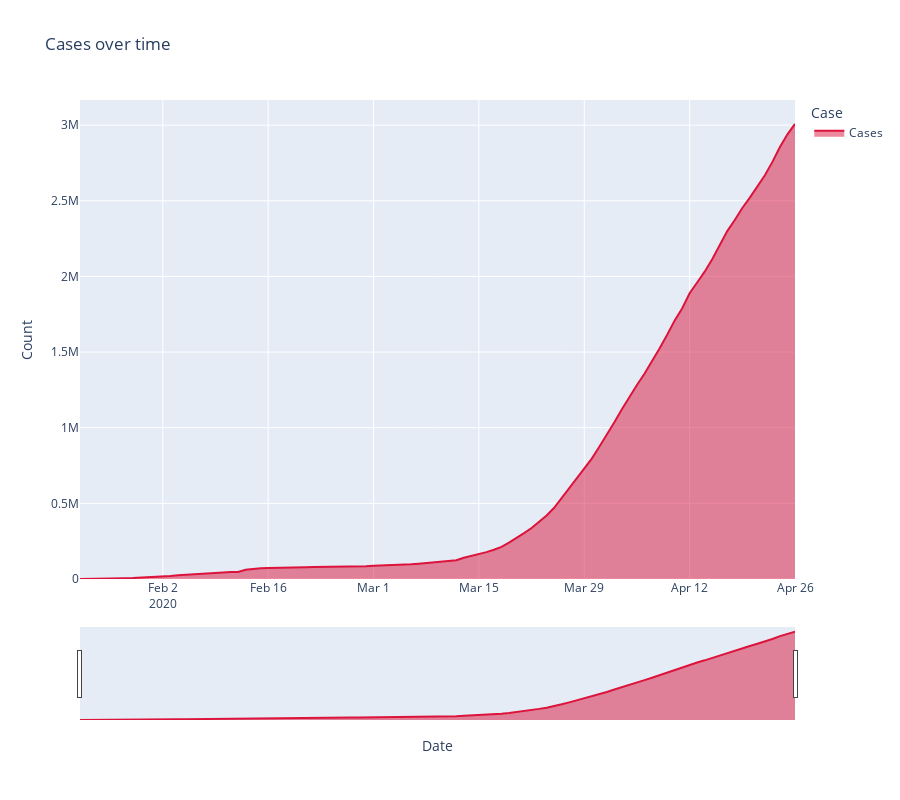

The cell this chart's notebook holds for it:
### Markdown cell above
# Figure 1 -Cases over time with a slider for selecting window frame

### Code cell
# using plotly express
fig = px.area(Case_Count, x="Date", y="Count", color='Case', height=800,
             title='Cases over time', color_discrete_sequence = ['Crimson'], orientation = 'v')
fig.update_layout(xaxis_rangeslider_visible=True)
fig.show()
